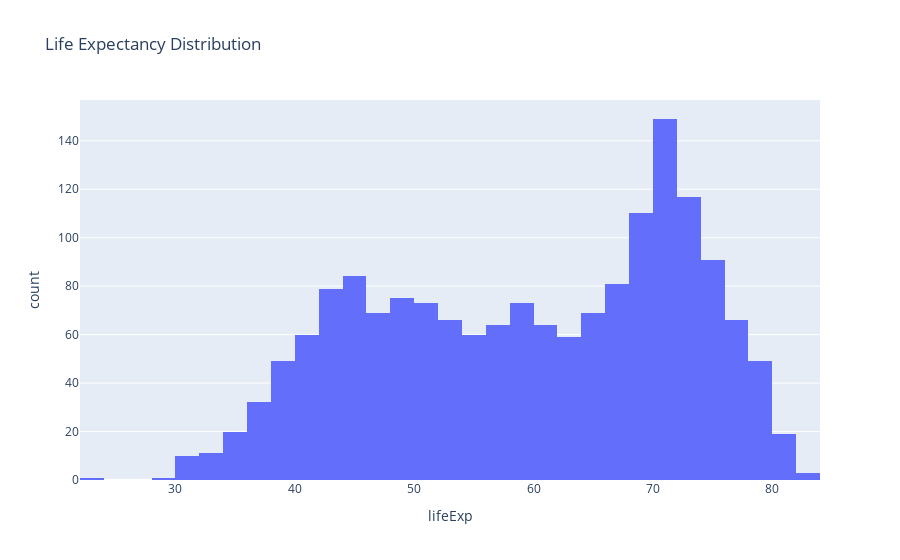

Notebook source saved alongside this figure:
### Markdown cell above
[Back to top](#Index:) 

### Problem 1

#### Histogram of Life Expectancy with `plotly`



Create a histogram of the Life Expectancy data using `plotly`.

### Code cell
#make a histogram of life expectancy in plotly
fig = px.histogram(gapminder, x="lifeExp", title="Life Expectancy Distribution")
fig.show()

### Figure 1 — Plotly figure (JSON) as saved in the notebook; plotly's stock layout.template omitted (floating-point values rounded to 4 significant figures; data arrays with more than 128 entries replaced by an {"elided": "..."} marker saying what was removed)
{"data": [{"alignmentgroup": "True", "bingroup": "x", "hovertemplate": "lifeExp=%{x}<br>count=%{y}<extra></extra>", "legendgroup": "", "marker": {"color": "#636efa", "pattern": {"shape": ""}}, "name": "", "offsetgroup": "", "orientation": "v", "showlegend": false, "type": "histogram", "x": {"elided": "1704 float values"}, "xaxis": "x", "yaxis": "y"}], "layout": {"barmode": "relative", "legend": {"tracegroupgap": 0}, "title": {"text": "Life Expectancy Distribution"}, "xaxis": {"anchor": "y", "domain": [0, 1], "title": {"text": "lifeExp"}}, "yaxis": {"anchor": "x", "domain": [0, 1], "title": {"text": "count"}}}}
